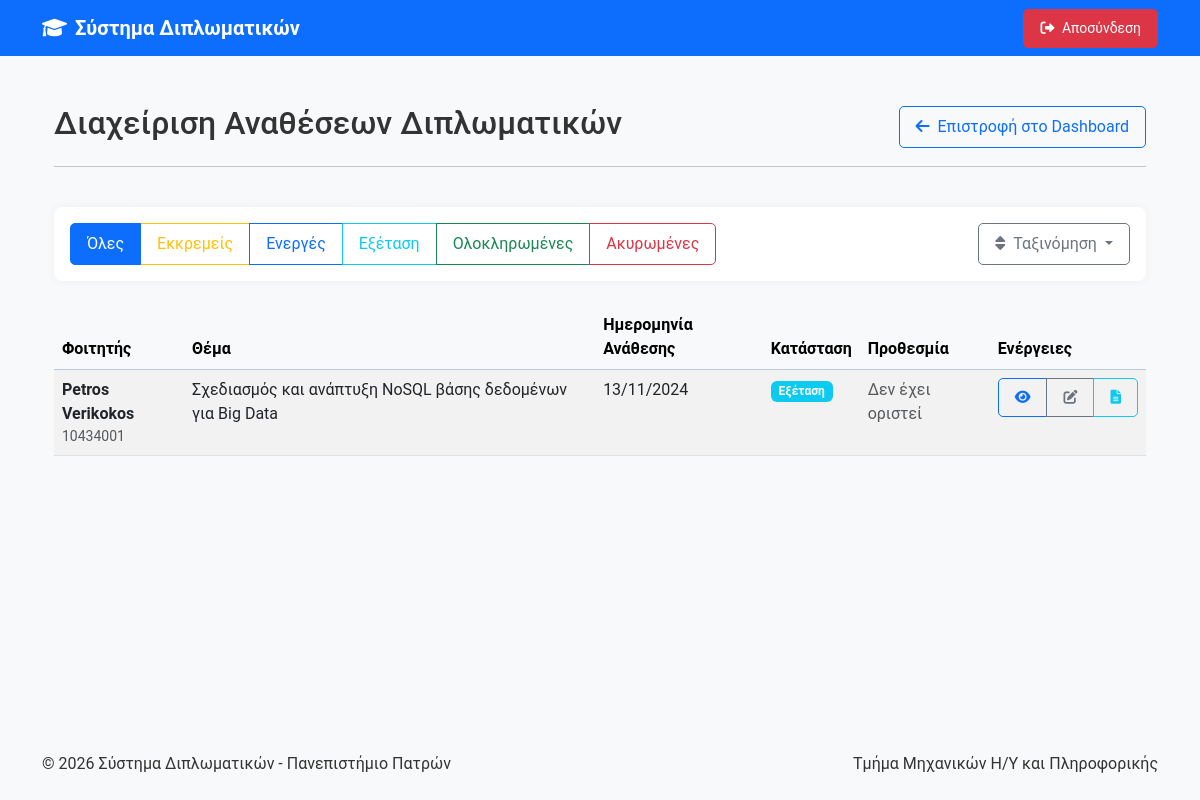
The page /pages/professor/thesis_assignments.php (signed in) on the database its author committed.
### tables this page shows
CREATE TABLE `thesis_assignments` (
  `id` int(11) NOT NULL,
  `thesis_topic_id` int(11) NOT NULL,
  `student_id` int(11) NOT NULL,
  `supervisor_id` int(11) NOT NULL,
  `status` enum('pending','active','examination','completed','cancelled') DEFAULT 'pending',
  `assignment_date` timestamp NOT NULL DEFAULT current_timestamp(),
  `deadline_date` timestamp NULL DEFAULT NULL,
  `completion_date` timestamp NULL DEFAULT NULL,
  `duration_days` int(11) DEFAULT NULL,
  `gs_number` varchar(50) DEFAULT NULL,
  `gs_year` varchar(10) DEFAULT NULL,
  `final_grade` decimal(3,1) DEFAULT NULL,
  `examination_protocol_generated` tinyint(1) DEFAULT 0,
  `repository_link` varchar(255) DEFAULT NULL,
  `cancellation_date` timestamp NULL DEFAULT NULL,
  `cancellation_reason` text DEFAULT NULL
);

CREATE TABLE `users` (
  `id` int(11) NOT NULL,
  `username` varchar(50) NOT NULL,
  `password` varchar(255) NOT NULL,
  `email` varchar(100) NOT NULL,
  `role` enum('student','professor','secretary') NOT NULL,
  `first_name` varchar(100) NOT NULL,
  `last_name` varchar(100) NOT NULL,
  `created_at` timestamp NOT NULL DEFAULT current_timestamp(),
  `last_login` timestamp NULL DEFAULT NULL,
  `is_active` tinyint(1) DEFAULT 1
);

CREATE TABLE `students` (
  `id` int(11) NOT NULL,
  `user_id` int(11) NOT NULL,
  `registration_number` varchar(20) NOT NULL,
  `father_name` varchar(100) DEFAULT NULL,
  `semester` int(11) DEFAULT NULL,
  `address` text DEFAULT NULL,
  `street` varchar(100) DEFAULT NULL,
  `street_number` varchar(20) DEFAULT NULL,
  `city` varchar(100) DEFAULT NULL,
  `postcode` varchar(20) DEFAULT NULL,
  `mobile_phone` varchar(20) DEFAULT NULL,
  `home_phone` varchar(20) DEFAULT NULL
);

CREATE TABLE `thesis_topics` (
  `id` int(11) NOT NULL,
  `professor_id` int(11) NOT NULL,
  `title` varchar(255) NOT NULL,
  `summary` text DEFAULT NULL,
  `description_file` varchar(255) DEFAULT NULL,
  `description_file_type` varchar(50) DEFAULT NULL,
  `created_at` timestamp NOT NULL DEFAULT current_timestamp(),
  `updated_at` timestamp NULL DEFAULT NULL ON UPDATE current_timestamp(),
  `is_assigned` tinyint(1) DEFAULT 0
);

### pages/professor/thesis_assignments.php (the view, shortened to what this page needs)
<?php
$db = getDbConnection();
$user_id = User::getCurrentUserId();
$stmt = $db->prepare("
    SELECT p.* FROM professors p
    WHERE p.user_id = :user_id
");
$stmt->bindParam(':user_id', $user_id);
$stmt->execute();
$professor = $stmt->fetch(PDO::FETCH_ASSOC);
$filter = isset($_GET['filter']) ? $_GET['filter'] : 'all';
$sort = isset($_GET['sort']) ? $_GET['sort'] : 'newest';
$query = "
    SELECT ta.*, tt.title, tt.id as thesis_id, s.registration_number, u.first_name, u.last_name, u.email
    FROM thesis_assignments ta
    JOIN thesis_topics tt ON ta.thesis_topic_id = tt.id
    JOIN students s ON ta.student_id = s.id
    JOIN users u ON s.user_id = u.id
    WHERE ta.supervisor_id = :professor_id
";
if ($sort === 'newest') {
    $query .= " ORDER BY ta.assignment_date DESC";
} elseif ($sort === 'oldest') {
    $query .= " ORDER BY ta.assignment_date ASC";
} elseif ($sort === 'student') {
    $query .= " ORDER BY u.last_name ASC, u.first_name ASC";
} elseif ($sort === 'title') {
    $query .= " ORDER BY tt.title ASC";
}
$stmt = $db->prepare($query);
$stmt->bindParam(':professor_id', $professor['id']);
$stmt->execute();
$thesis_assignments = $stmt->fetchAll(PDO::FETCH_ASSOC);
$pageTitle = 'Διαχείριση Αναθέσεων Διπλωματικών';
?>
<?php include '../../templates/header.php'; ?>
<div class="container py-4">
    <div class="row mb-4">
        <div class="col-md-12">
            <div class="d-flex justify-content-between align-items-center">
                <h2><?php echo $pageTitle; ?></h2>
                <a href="dashboard.php" class="btn btn-outline-primary">
                    <i class="fas fa-arrow-left me-2"></i>Επιστροφή στο Dashboard
                </a>
            </div>
            <hr>
        </div>
    </div>
    <div class="row mb-4">
        <div class="col-md-12">
            <div class="card">
                <div class="card-body">
                    <div class="row">
                        <div class="col-md-8">
                            <div class="btn-group" role="group" aria-label="Φίλτρα">
                                <a href="?filter=all&sort=<?php echo $sort; ?>" class="btn btn-outline-primary <?php echo $filter === 'all' ? 'active' : ''; ?>">
                                    Όλες
                                </a>
                                <a href="?filter=pending&sort=<?php echo $sort; ?>" class="btn btn-outline-warning <?php echo $filter === 'pending' ? 'active' : ''; ?>">
                                    Εκκρεμείς
                                </a>
                                <a href="?filter=active&sort=<?php echo $sort; ?>" class="btn btn-outline-primary <?php echo $filter === 'active' ? 'active' : ''; ?>">
                                    Ενεργές
                                </a>
                                <a href="?filter=examination&sort=<?php echo $sort; ?>" class="btn btn-outline-info <?php echo $filter === 'examination' ? 'active' : ''; ?>">
                                    Εξέταση
                                </a>
                                <a href="?filter=completed&sort=<?php echo $sort; ?>" class="btn btn-outline-success <?php echo $filter === 'completed' ? 'active' : ''; ?>">
                                    Ολοκληρωμένες
                                </a>
                                <a href="?filter=cancelled&sort=<?php echo $sort; ?>" class="btn btn-outline-danger <?php echo $filter === 'cancelled' ? 'active' : ''; ?>">
                                    Ακυρωμένες
                                </a>
                            </div>
                        </div>
                        <div class="col-md-4">
                            <div class="d-flex justify-content-end">
                                <div class="dropdown">
                                    <button class="btn btn-outline-secondary dropdown-toggle" type="button" id="sortDropdown" data-bs-toggle="dropdown" aria-expanded="false">
                                        <i class="fas fa-sort me-2"></i>Ταξινόμηση
                                    </button>
                                </div>
                            </div>
                        </div>
                    </div>
                </div>
            </div>
        </div>
    </div>
    <div class="row">
        <div class="col-md-12">
            <?php if (empty($thesis_assignments)): ?>
                <div class="alert alert-info">
                    <i class="fas fa-info-circle me-2"></i>Δεν βρέθηκαν αναθέσεις διπλωματικών που να ταιριάζουν με τα κριτήρια αναζήτησης.
                </div>
            <?php else: ?>
                <div class="table-responsive">
                    <table class="table table-hover table-striped">
                        <thead class="table-primary">
                            <tr>
                                <th>Φοιτητής</th>
                                <th>Θέμα</th>
                                <th>Ημερομηνία Ανάθεσης</th>
                                <th>Κατάσταση</th>
                                <th>Προθεσμία</th>
                                <th>Ενέργειες</th>
                            </tr>
                        </thead>
                        <tbody>
                            <?php foreach ($thesis_assignments as $assignment): ?>
                                <tr>
                                    <td>
                                        <div>
                                            <strong><?php echo htmlspecialchars($assignment['first_name'] . ' ' . $assignment['last_name']); ?></strong>
                                        </div>
                                        <div class="text-muted small">
                                            <?php echo htmlspecialchars($assignment['registration_number']); ?>
                                        </div>
                                    </td>
                                    <td><?php echo htmlspecialchars($assignment['title']); ?></td>
                                    <td><?php echo date('d/m/Y', strtotime($assignment['assignment_date'])); ?></td>
                                    <td>
                                        <?php
                                        $status_class = '';
                                        $status_text = '';
                                        switch ($assignment['status']) {
                                            case 'examination':
                                                $status_class = 'bg-info';
                                                $status_text = 'Εξέταση';
                                                break;
                                        }
                                        ?>
                                        <span class="badge <?php echo $status_class; ?>"><?php echo $status_text; ?></span>
                                    </td>
                                    <td>
                                        <?php if (!empty($assignment['deadline_date'])): ?>
                                            <?php
                                            $deadline = new DateTime($assignment['deadline_date']);
                                            $now = new DateTime();
                                            $interval = $now->diff($deadline);
                                            $days_left = $interval->days;
                                            $is_past = $now > $deadline;
                                            $deadline_class = '';
                                            if ($is_past) {
                                                $deadline_class = 'text-danger';
                                            } elseif ($days_left <= 30) {
                                                $deadline_class = 'text-warning';
                                            }
                                            ?>
                                            <span class="<?php echo $deadline_class; ?>">
                                                <?php echo date('d/m/Y', strtotime($assignment['deadline_date'])); ?>
                                                <?php if ($is_past): ?>
                                                    <br><small>Έχει παρέλθει</small>
                                                <?php elseif ($days_left <= 30): ?>
                                                    <br><small>Απομένουν <?php echo $days_left; ?> ημέρες</small>
                                                <?php endif; ?>
                                            </span>
                                        <?php else: ?>
                                            <span class="text-muted">Δεν έχει οριστεί</span>
                                        <?php endif; ?>
                                    </td>
                                    <td>
                                        <div class="btn-group" role="group">
                                            <a href="thesis_details.php?id=<?php echo $assignment['id']; ?>" class="btn btn-sm btn-outline-primary">
                                                <i class="fas fa-eye"></i>
                                            </a>
                                            <a href="edit_thesis_assignment.php?id=<?php echo $assignment['id']; ?>" class="btn btn-sm btn-outline-secondary">
                                                <i class="fas fa-edit"></i>
                                            </a>
                                            <a href="thesis_files.php?assignment_id=<?php echo $assignment['id']; ?>" class="btn btn-sm btn-outline-info">
                                                <i class="fas fa-file-alt"></i>
                                            </a>
                                        </div>
                                    </td>
                                </tr>
                            <?php endforeach; ?>
                        </tbody>
                    </table>
                </div>
            <?php endif; ?>
        </div>
    </div>
</div>
<?php include '../../templates/footer.php'; ?>

### assets/css/style.css (style rules this page uses)
body { font-family: 'Roboto', 'Helvetica Neue', Arial, sans-serif; background-color: #f8f9fa; color: #333; }
.table th { background-color: #f8f9fa; }
.card { box-shadow: 0 0 10px rgba(0, 0, 0, 0.05); border: none; border-radius: 8px; transition: transform 0.3s ease, box-shadow 0.3s ease; }
.btn { border-radius: 5px; padding: 0.5rem 1rem; }

### rows shown on the page
thesis_assignments: users.first_name+last_name "Petros Verikokos", student.registration_number "10434001", thesis_topic.title "Σχεδιασμός και ανάπτυξη NoSQL βάσης δεδομένων για Big Data", assignment_date "13/11/2024", status "Εξέταση", shows "Δεν έχει οριστεί"

### other values the page prints
SITE_NAME "Σύστημα Διπλωματικών"
$pageTitle "Διαχείριση Αναθέσεων Διπλωματικών"
